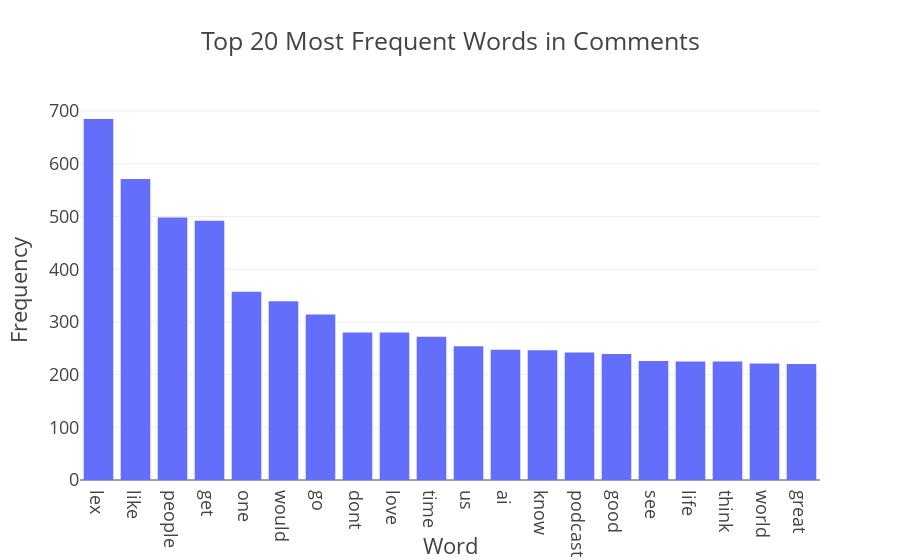

Notebook code cell kept with this figure:
### Code cell
import pandas as pd
import plotly.express as px

# Turn word frequency dict into a DataFrame
word_freq_df = pd.DataFrame(top_20_words.items(), columns=['Word', 'Count']).sort_values(by='Count', ascending=False)

# Plot
fig = px.bar(word_freq_df, x='Word', y='Count', title='Top 20 Most Frequent Words in Comments')
fig.update_layout(template='presentation', xaxis_title='Word', yaxis_title='Frequency')
fig.show()

### Figure 1 — Plotly figure (JSON) as saved in the notebook; plotly's stock layout.template omitted (floating-point values rounded to 4 significant figures)
{"data": [{"hovertemplate": "Word=%{x}<br>Count=%{y}<extra></extra>", "legendgroup": "", "marker": {"color": "#636efa", "pattern": {"shape": ""}}, "name": "", "orientation": "v", "showlegend": false, "textposition": "auto", "type": "bar", "x": ["lex", "like", "people", "get", "one", "would", "go", "dont", "love", "time", "us", "ai", "know", "podcast", "good", "see", "life", "think", "world", "great"], "xaxis": "x", "y": [685, 571, 498, 492, 357, 339, 314, 280, 280, 272, 254, 247, 246, 242, 239, 226, 225, 225, 221, 220], "yaxis": "y"}], "layout": {"autosize": true, "barmode": "relative", "legend": {"tracegroupgap": 0}, "title": {"text": "Top 20 Most Frequent Words in Comments"}, "xaxis": {"anchor": "y", "autorange": true, "domain": [0, 1], "range": [-0.5, 19.5], "title": {"text": "Word"}, "type": "category"}, "yaxis": {"anchor": "x", "autorange": true, "domain": [0, 1], "range": [0, 721.1], "title": {"text": "Frequency"}, "type": "linear"}}}
